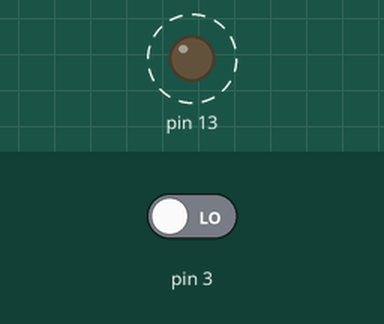
Recording of a sketch running on a simulated Arduino Uno, built with avr-gcc and run on an emulated ATmega328P. On the bench: output pins drawn as LEDs (lit = HIGH). Dashed ring = blinking. Inputs (shaded band) come from the test bench; at power-on: pin 3 LOW.

Above: at 0.9 s.
1.3 s: pin 3 driven HIGH
At 1.3 s:
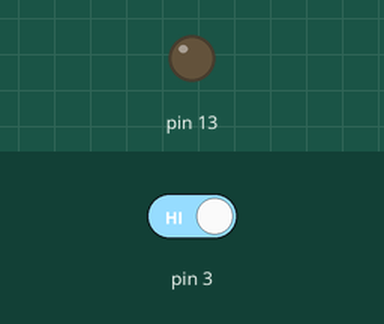
At 1.8 s:
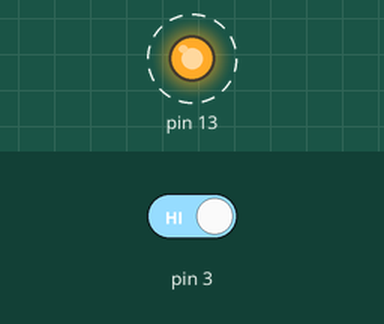
Timing chart, 0 to 10.3 s (numbered marks = the images above; inputs shaded):
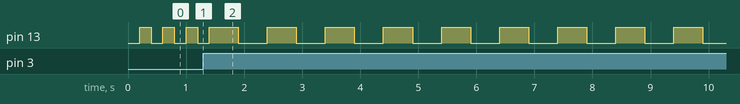

The sketch:

ARD_1PULSADOR_LEDPARPADEO_NO_PROTEUS.ino
```cpp
bool bit=false;
void setup() {
   pinMode(13,OUTPUT);
   pinMode(3,INPUT);
}
void loop() {
   while(digitalRead(3)==HIGH){
    //mientras no se presione nada, parpadea LENTO
      delay(500);
      bit=!bit;
      digitalWrite(13,bit);
   }
   while(digitalRead(3)==LOW){
    // cuando lo presionas y lo mantiene presionado ahi se nota ,que parpadea a 200ms.RAPIDO. al soltarlo, vuelve a 500ms.
      delay(200); // LOS DELAYS TAMBIEN SIRVEN COMO ANTIREBOTE ADEMAS DE PARPADEO, PUES SUPERA LOS 100ms.
      bit=!bit;
      digitalWrite(13,bit);
   }
}
```

Measured:
- after the input at 1.3 s, pin 13: alternates HIGH for 0.50 s and LOW for 0.50 s, starting after 0.60 s
- by itself, pin 13: alternates HIGH for 0.20 s and LOW for 0.20 s
